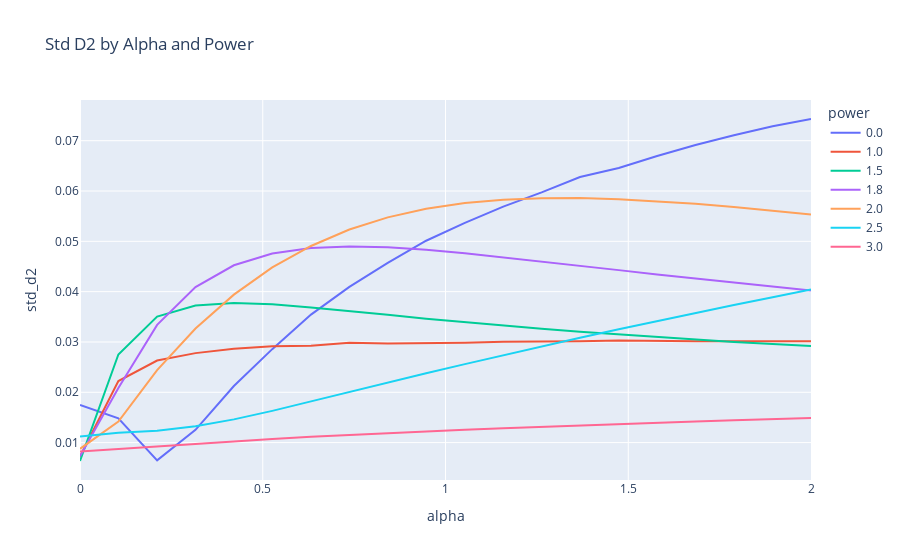

Notebook source saved alongside this figure:
### Code cell
plot_measure('std_d2')

### Figure 1 — Plotly figure (JSON) as saved in the notebook; plotly's stock layout.template omitted (floating-point values rounded to 4 significant figures)
{"data": [{"hovertemplate": "power=0.0<br>alpha=%{x}<br>std_d2=%{y}<extra></extra>", "legendgroup": "0.0", "line": {"color": "#636efa", "dash": "solid"}, "marker": {"symbol": "circle"}, "mode": "lines", "name": "0.0", "orientation": "v", "showlegend": true, "type": "scatter", "x": [0, 0.105, 0.211, 0.316, 0.421, 0.526, 0.632, 0.737, 0.842, 0.947, 1.053, 1.158, 1.263, 1.368, 1.474, 1.579, 1.684, 1.789, 1.895, 2], "xaxis": "x", "y": [0.01749, 0.01481, 0.006477, 0.01254, 0.02124, 0.02858, 0.03545, 0.04094, 0.0457, 0.05012, 0.05366, 0.05689, 0.05973, 0.06277, 0.06457, 0.06697, 0.06914, 0.0711, 0.07286, 0.07431], "yaxis": "y"}, {"hovertemplate": "power=1.0<br>alpha=%{x}<br>std_d2=%{y}<extra></extra>", "legendgroup": "1.0", "line": {"color": "#EF553B", "dash": "solid"}, "marker": {"symbol": "circle"}, "mode": "lines", "name": "1.0", "orientation": "v", "showlegend": true, "type": "scatter", "x": [0, 0.105, 0.211, 0.316, 0.421, 0.526, 0.632, 0.737, 0.842, 0.947, 1.053, 1.158, 1.263, 1.368, 1.474, 1.579, 1.684, 1.789, 1.895, 2], "xaxis": "x", "y": [0.00724, 0.02223, 0.02631, 0.02778, 0.02865, 0.02913, 0.02924, 0.02986, 0.02972, 0.02976, 0.02985, 0.03005, 0.03009, 0.03016, 0.03032, 0.03016, 0.03015, 0.03015, 0.03016, 0.03016], "yaxis": "y"}, {"hovertemplate": "power=1.5<br>alpha=%{x}<br>std_d2=%{y}<extra></extra>", "legendgroup": "1.5", "line": {"color": "#00cc96", "dash": "solid"}, "marker": {"symbol": "circle"}, "mode": "lines", "name": "1.5", "orientation": "v", "showlegend": true, "type": "scatter", "x": [0, 0.105, 0.211, 0.316, 0.421, 0.526, 0.632, 0.737, 0.842, 0.947, 1.053, 1.158, 1.263, 1.368, 1.474, 1.579, 1.684, 1.789, 1.895, 2], "xaxis": "x", "y": [0.006345, 0.0275, 0.03504, 0.03724, 0.03773, 0.03748, 0.03687, 0.03619, 0.0354, 0.03462, 0.03392, 0.03327, 0.03262, 0.03205, 0.03151, 0.03096, 0.03045, 0.03, 0.02957, 0.02918], "yaxis": "y"}, {"hovertemplate": "power=1.8<br>alpha=%{x}<br>std_d2=%{y}<extra></extra>", "legendgroup": "1.8", "line": {"color": "#ab63fa", "dash": "solid"}, "marker": {"symbol": "circle"}, "mode": "lines", "name": "1.8", "orientation": "v", "showlegend": true, "type": "scatter", "x": [0, 0.105, 0.211, 0.316, 0.421, 0.526, 0.632, 0.737, 0.842, 0.947, 1.053, 1.158, 1.263, 1.368, 1.474, 1.579, 1.684, 1.789, 1.895, 2], "xaxis": "x", "y": [0.007284, 0.02087, 0.0334, 0.0409, 0.04524, 0.04757, 0.04868, 0.04897, 0.0488, 0.04832, 0.04765, 0.04684, 0.04602, 0.04515, 0.04428, 0.04342, 0.04258, 0.04177, 0.04097, 0.04021], "yaxis": "y"}, {"hovertemplate": "power=2.0<br>alpha=%{x}<br>std_d2=%{y}<extra></extra>", "legendgroup": "2.0", "line": {"color": "#FFA15A", "dash": "solid"}, "marker": {"symbol": "circle"}, "mode": "lines", "name": "2.0", "orientation": "v", "showlegend": true, "type": "scatter", "x": [0, 0.105, 0.211, 0.316, 0.421, 0.526, 0.632, 0.737, 0.842, 0.947, 1.053, 1.158, 1.263, 1.368, 1.474, 1.579, 1.684, 1.789, 1.895, 2], "xaxis": "x", "y": [0.008764, 0.01417, 0.0244, 0.03267, 0.03941, 0.04481, 0.04907, 0.05234, 0.05476, 0.05646, 0.05761, 0.05828, 0.05858, 0.05859, 0.05837, 0.05797, 0.05745, 0.05681, 0.0561, 0.05535], "yaxis": "y"}, {"hovertemplate": "power=2.5<br>alpha=%{x}<br>std_d2=%{y}<extra></extra>", "legendgroup": "2.5", "line": {"color": "#19d3f3", "dash": "solid"}, "marker": {"symbol": "circle"}, "mode": "lines", "name": "2.5", "orientation": "v", "showlegend": true, "type": "scatter", "x": [0, 0.105, 0.211, 0.316, 0.421, 0.526, 0.632, 0.737, 0.842, 0.947, 1.053, 1.158, 1.263, 1.368, 1.474, 1.579, 1.684, 1.789, 1.895, 2], "xaxis": "x", "y": [0.01121, 0.01196, 0.01238, 0.01326, 0.01461, 0.01631, 0.01819, 0.02008, 0.02193, 0.02378, 0.0256, 0.02739, 0.02914, 0.03084, 0.03253, 0.03417, 0.03577, 0.03735, 0.0389, 0.04042], "yaxis": "y"}, {"hovertemplate": "power=3.0<br>alpha=%{x}<br>std_d2=%{y}<extra></extra>", "legendgroup": "3.0", "line": {"color": "#FF6692", "dash": "solid"}, "marker": {"symbol": "circle"}, "mode": "lines", "name": "3.0", "orientation": "v", "showlegend": true, "type": "scatter", "x": [0, 0.105, 0.211, 0.316, 0.421, 0.526, 0.632, 0.737, 0.842, 0.947, 1.053, 1.158, 1.263, 1.368, 1.474, 1.579, 1.684, 1.789, 1.895, 2], "xaxis": "x", "y": [0.008231, 0.00875, 0.009266, 0.009767, 0.01025, 0.01072, 0.01114, 0.01152, 0.01188, 0.01222, 0.01255, 0.01285, 0.01314, 0.01343, 0.0137, 0.01396, 0.01421, 0.01445, 0.01468, 0.01491], "yaxis": "y"}], "layout": {"legend": {"title": {"text": "power"}, "tracegroupgap": 0}, "title": {"text": "Std D2 by Alpha and Power"}, "xaxis": {"anchor": "y", "domain": [0, 1], "title": {"text": "alpha"}}, "yaxis": {"anchor": "x", "domain": [0, 1], "title": {"text": "std_d2"}}}}
